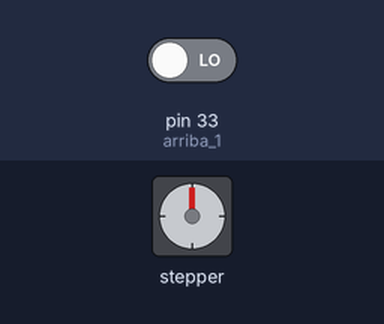
The sketch below on a simulated Arduino Mega 2560, built with avr-gcc and run on an emulated ATmega2560. Shown: stepper motor. The test bench sets the inputs (shaded band); at power-on: pin 33 (arriba_1) LOW. Stepper angles assume 2048 steps per turn.

Above: at 1.2 s.
1.3 s: pin 33 (arriba_1) driven HIGH
At 1.75 s:
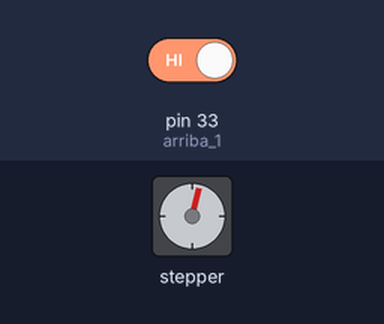
At 2.35 s:
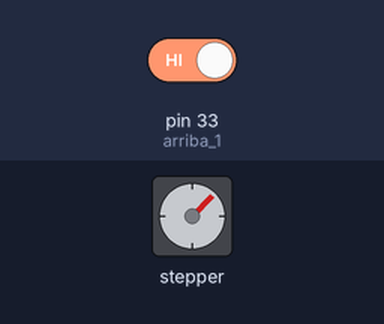
Timing chart, 0 to 16.3 s (numbered marks = the images above; inputs shaded):
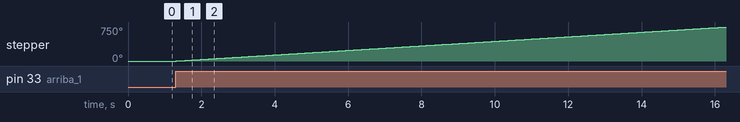

Measured:
- after the input at 1.3 s, stepper: keeps turning clockwise at about 50°/s, starting at once

The sketch:

Control_motores_con_potenciometro.ino
```cpp
// Include the AccelStepper Library
#include <AccelStepper.h>

//definir pines de entrada
#define motorPin1  11     // IN1 on ULN2003 ==> Blue   on 28BYJ-48
#define motorPin2  10     // IN2 on ULN2004 ==> Pink   on 28BYJ-48
#define motorPin3  9    // IN3 on ULN2003 ==> Yellow on 28BYJ-48
#define motorPin4  8    // IN4 on ULN2003 ==> Orange on 28BYJ-48

#define motor2Pin1  7     // IN1 on ULN2003 ==> Blue   on 28BYJ-48
#define motor2Pin2  6     // IN2 on ULN2004 ==> Pink   on 28BYJ-48
#define motor2Pin3  5    // IN3 on ULN2003 ==> Yellow on 28BYJ-48
#define motor2Pin4  4    // IN4 on ULN2003 ==> Orange on 28BYJ-48

//definir variables
#define potenciometro  A3
#define FULLSTEP 4

int velocidad = 0;
int valor = 0;
int arriba_1 = 33;
int arriba_2 = 35;
int abajo_1 = 37;
int abajo_2 = 39;

AccelStepper myStepper1(FULLSTEP, motorPin1, motorPin3, motorPin2, motorPin4);
AccelStepper myStepper2(FULLSTEP, motor2Pin1, motor2Pin3, motor2Pin2, motor2Pin4);

void setup() {
  // establecer datos iniciales:
  myStepper1.setMaxSpeed(1000.0);
  myStepper1.setAcceleration(150.0);
  myStepper1.setSpeed(400);
  myStepper1.setCurrentPosition(0);

  myStepper2.setMaxSpeed(1000.0);
  myStepper2.setAcceleration(150.0);
  myStepper2.setSpeed(400);
  myStepper2.setCurrentPosition(0);

  pinMode(arriba_1, INPUT);
  pinMode(arriba_2, INPUT);
  pinMode(abajo_1, INPUT);
  pinMode(abajo_2, INPUT);
  Serial.begin(9660);
}

void loop() {
  // correr motor de paso con potenciometro:
//  valor = analogRead(potenciometro);
//  velocidad = map(valor, 0, 1023, 50, 300);
  myStepper1.setSpeed(300);
  if (digitalRead(arriba_1) == HIGH)
  {
    myStepper1.runSpeed();
  }
}
```
